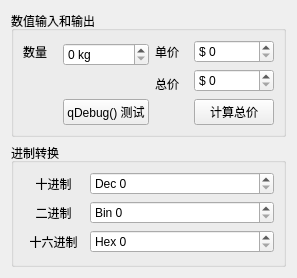
<?xml version="1.0" encoding="UTF-8"?>
<ui version="4.0">
 <class>Widget</class>
 <widget class="QWidget" name="Widget">
  <property name="geometry">
   <rect>
    <x>0</x>
    <y>0</y>
    <width>297</width>
    <height>278</height>
   </rect>
  </property>
  <property name="windowTitle">
   <string>Widget</string>
  </property>
  <layout class="QVBoxLayout" name="verticalLayout">
   <item>
    <widget class="QGroupBox" name="groupBox">
     <property name="title">
      <string>数值输入和输出</string>
     </property>
     <layout class="QGridLayout" name="gridLayout_2">
      <item row="0" column="0">
       <widget class="QLabel" name="label">
        <property name="text">
         <string>数量</string>
        </property>
       </widget>
      </item>
      <item row="0" column="1" rowspan="2">
       <widget class="QSpinBox" name="spinBox">
        <property name="suffix">
         <string> kg</string>
        </property>
        <property name="prefix">
         <string/>
        </property>
       </widget>
      </item>
      <item row="0" column="2">
       <widget class="QLabel" name="label_2">
        <property name="text">
         <string>单价</string>
        </property>
       </widget>
      </item>
      <item row="0" column="3">
       <widget class="QSpinBox" name="spinBox_2">
        <property name="prefix">
         <string>$ </string>
        </property>
       </widget>
      </item>
      <item row="1" column="3" rowspan="2">
       <widget class="QSpinBox" name="spinBox_3">
        <property name="prefix">
         <string>$ </string>
        </property>
       </widget>
      </item>
      <item row="2" column="2">
       <widget class="QLabel" name="label_3">
        <property name="text">
         <string>总价</string>
        </property>
       </widget>
      </item>
      <item row="3" column="1">
       <widget class="QPushButton" name="pushButton">
        <property name="text">
         <string>qDebug() 测试</string>
        </property>
       </widget>
      </item>
      <item row="3" column="3">
       <widget class="QPushButton" name="pushButton_2">
        <property name="text">
         <string>计算总价</string>
        </property>
       </widget>
      </item>
     </layout>
    </widget>
   </item>
   <item>
    <widget class="QGroupBox" name="groupBox_2">
     <property name="title">
      <string>进制转换</string>
     </property>
     <layout class="QGridLayout" name="gridLayout" columnstretch="1,3">
      <item row="0" column="0">
       <widget class="QLabel" name="label_4">
        <property name="text">
         <string>十进制</string>
        </property>
        <property name="alignment">
         <set>Qt::AlignCenter</set>
        </property>
        <property name="openExternalLinks">
         <bool>false</bool>
        </property>
       </widget>
      </item>
      <item row="0" column="1">
       <widget class="QSpinBox" name="spinBox_4">
        <property name="prefix">
         <string>Dec </string>
        </property>
       </widget>
      </item>
      <item row="1" column="0">
       <widget class="QLabel" name="label_5">
        <property name="text">
         <string>二进制</string>
        </property>
        <property name="alignment">
         <set>Qt::AlignCenter</set>
        </property>
       </widget>
      </item>
      <item row="1" column="1">
       <widget class="QSpinBox" name="spinBox_5">
        <property name="prefix">
         <string>Bin </string>
        </property>
       </widget>
      </item>
      <item row="2" column="0">
       <widget class="QLabel" name="label_6">
        <property name="text">
         <string>十六进制</string>
        </property>
        <property name="alignment">
         <set>Qt::AlignCenter</set>
        </property>
       </widget>
      </item>
      <item row="2" column="1">
       <widget class="QSpinBox" name="spinBox_6">
        <property name="prefix">
         <string>Hex </string>
        </property>
       </widget>
      </item>
     </layout>
    </widget>
   </item>
  </layout>
 </widget>
 <resources/>
 <connections/>
</ui>
